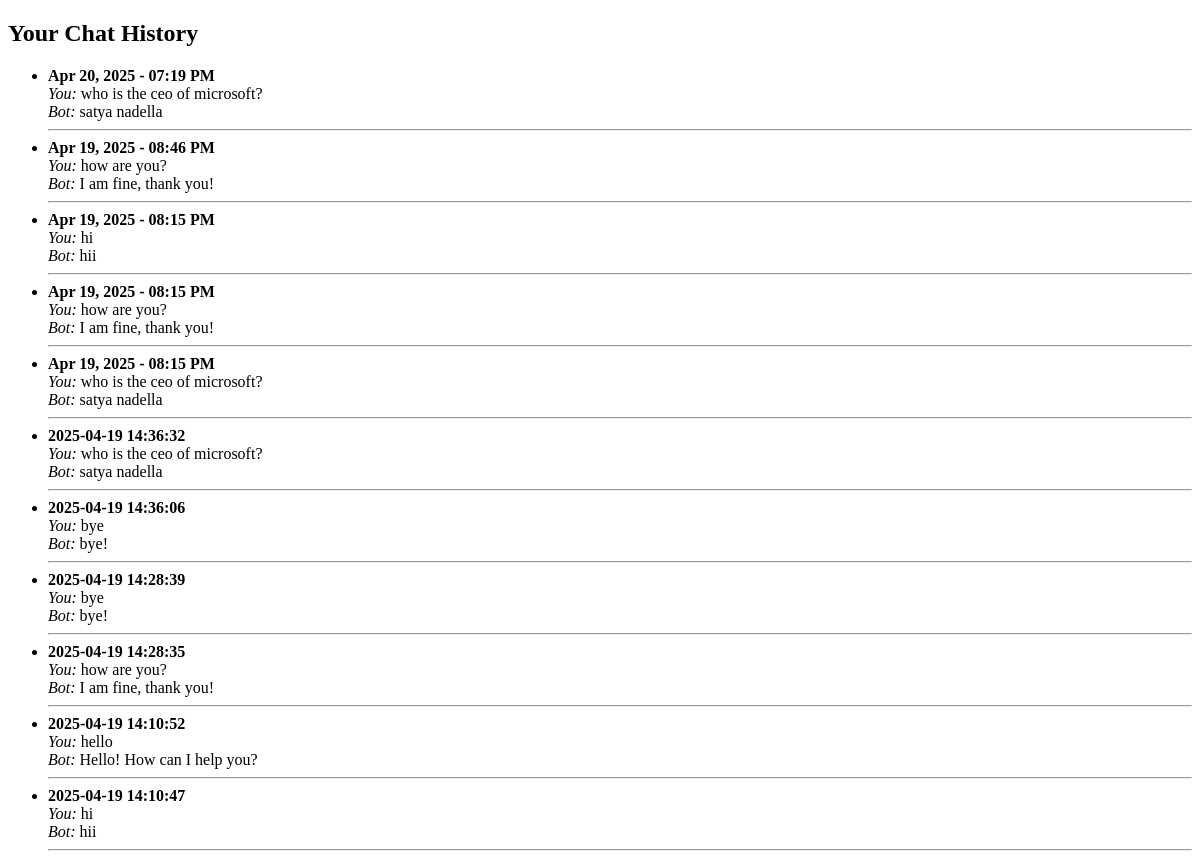
Page /history (signed in) on the earlier database version.
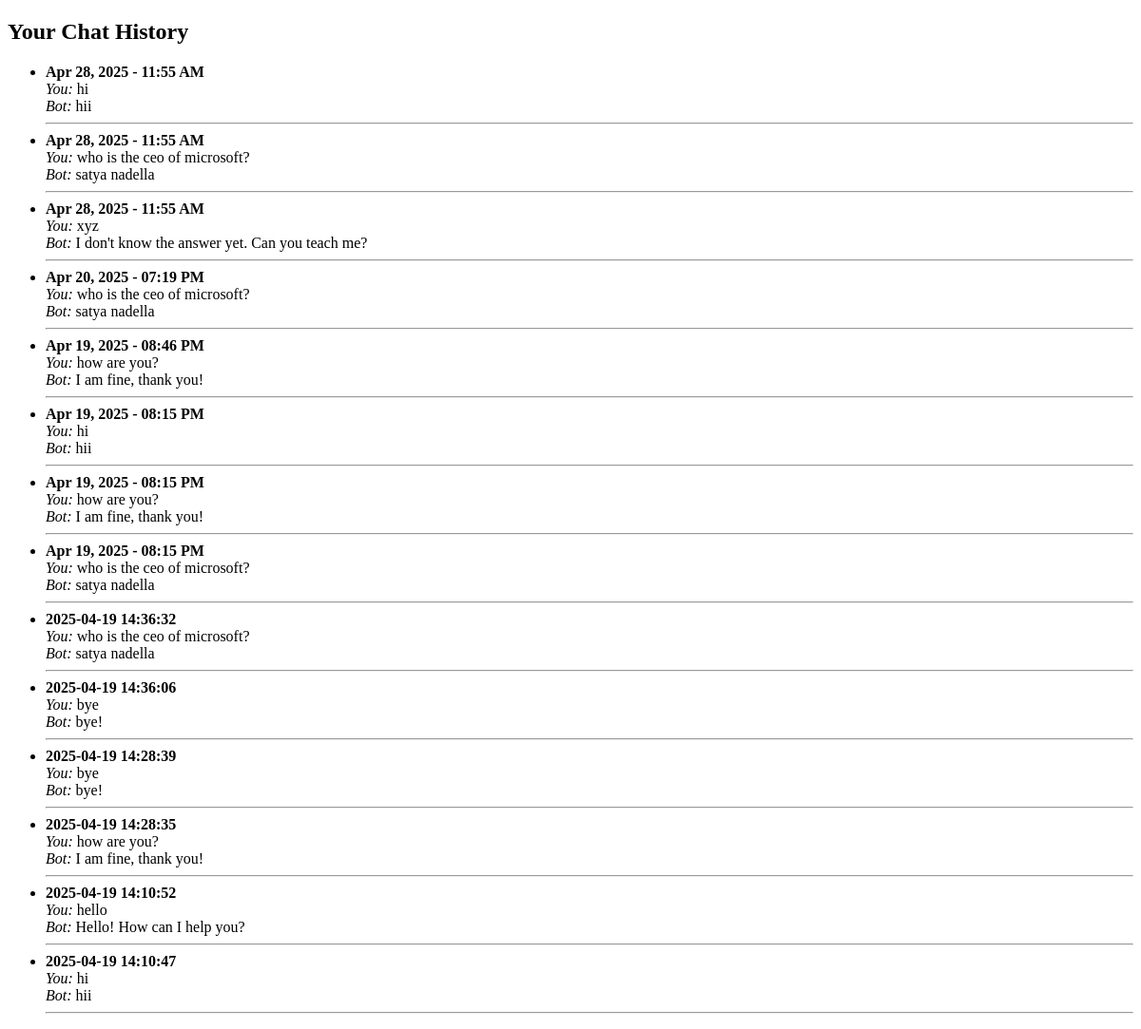
Same page on the later database version.
### tables this page shows
CREATE TABLE conversations (
        id INTEGER PRIMARY KEY AUTOINCREMENT,
        username TEXT NOT NULL,
        message TEXT NOT NULL,
        response TEXT NOT NULL,
        timestamp DATETIME DEFAULT CURRENT_TIMESTAMP
    );

### ByteBuddy/app.py (the view)
@app.route('/history')
def history():
    username = session.get("username")
    conn = sqlite3.connect('byte_buddy.db')
    c = conn.cursor()
    c.execute('''
        SELECT DATE(timestamp), message, response, timestamp
        FROM conversations
        WHERE username = ?
        ORDER BY timestamp DESC
    ''', (username,))
    chats = c.fetchall()
    conn.close()
    return render_template('history.html', chats=chats)

### ByteBuddy/templates/history.html (shortened to what this page needs)
<!DOCTYPE html>
<html>
<head>
</head>
<body>
    <h2>Your Chat History</h2>
    <ul>
        {% for chat in chats %}
            <li>
                <strong>{{ chat[3] }}</strong><br>
                <em>You:</em> {{ chat[1] }}<br>
                <em>Bot:</em> {{ chat[2] }}
                <hr>
            </li>
        {% endfor %}
    </ul>
</body>
</html>

Differences in the rows shown:
added conversations: timestamp "Apr 28, 2025 - 11:55 AM", message "hi", response "hii"
added conversations: timestamp "Apr 28, 2025 - 11:55 AM", message "who is the ceo of microsoft?", response "satya nadella"
added conversations: timestamp "Apr 28, 2025 - 11:55 AM", message "xyz", response "I don't know the answer yet. Can you teach me?"
